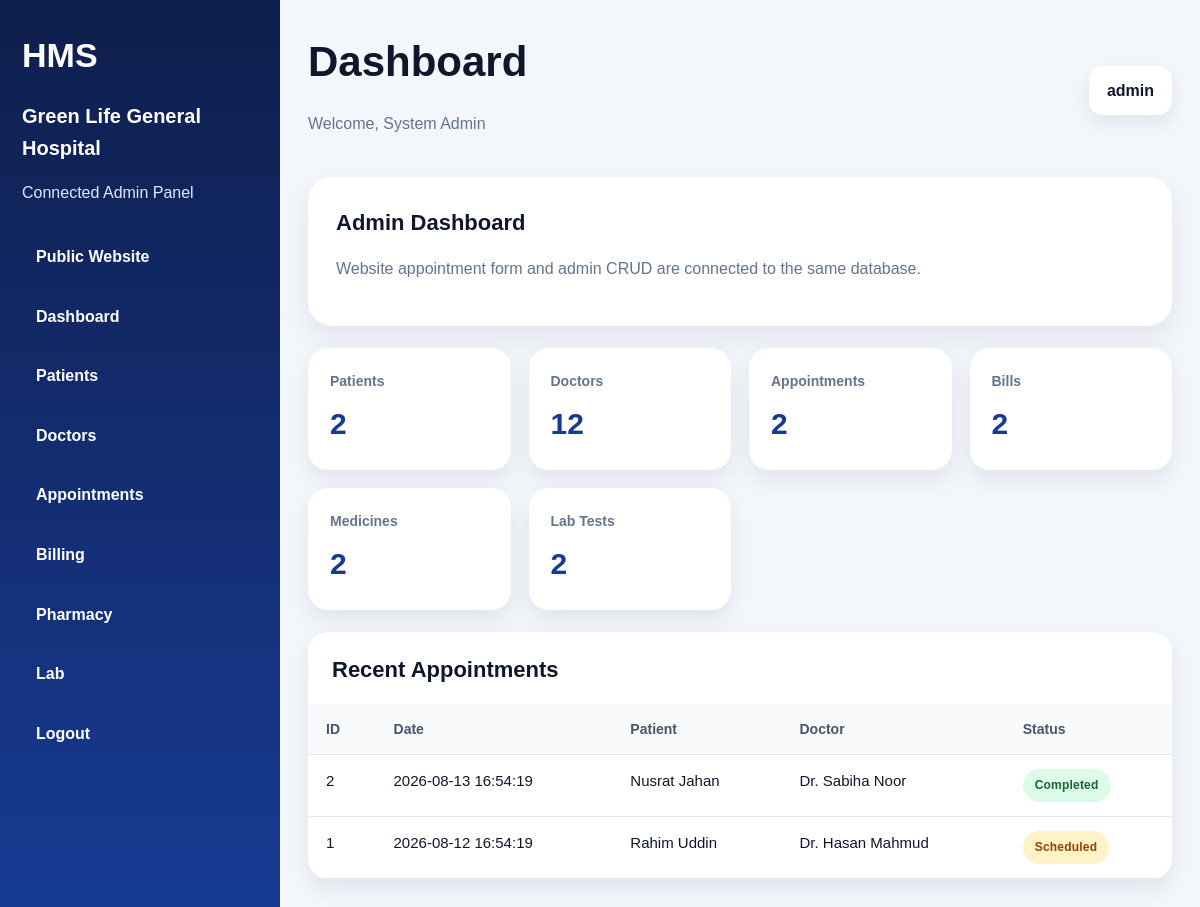
/admin/index.php (signed in), run on the app's committed database.
### tables this page shows
CREATE TABLE appointments (
  id INT AUTO_INCREMENT PRIMARY KEY,
  patient_id INT NOT NULL,
  doctor_id INT NOT NULL,
  appointment_date DATETIME NOT NULL,
  status VARCHAR(30) NOT NULL DEFAULT 'Scheduled',
  notes TEXT,
  created_at DATETIME NOT NULL,
  CONSTRAINT fk_appointments_patient FOREIGN KEY (patient_id) REFERENCES patients(id) ON DELETE CASCADE,
  CONSTRAINT fk_appointments_doctor FOREIGN KEY (doctor_id) REFERENCES doctors(id) ON DELETE CASCADE
);

CREATE TABLE patients (
  id INT AUTO_INCREMENT PRIMARY KEY,
  name VARCHAR(120) NOT NULL,
  age INT DEFAULT 0,
  gender VARCHAR(20) DEFAULT 'Male',
  phone VARCHAR(30) NOT NULL,
  blood_group VARCHAR(10) DEFAULT '',
  address VARCHAR(255) DEFAULT '',
  created_at DATETIME NOT NULL
);

CREATE TABLE doctors (
  id INT AUTO_INCREMENT PRIMARY KEY,
  name VARCHAR(120) NOT NULL,
  specialization VARCHAR(120) NOT NULL,
  phone VARCHAR(30) DEFAULT '',
  email VARCHAR(120) DEFAULT '',
  schedule VARCHAR(180) DEFAULT '',
  created_at DATETIME NOT NULL
);

### config/stats.php (called while the page is built)
<?php
function scalar_count(PDO $pdo, string $table): int { return (int)$pdo->query("SELECT COUNT(*) FROM {$table}")->fetchColumn(); }
function dashboard_stats(PDO $pdo): array {
    return [
        'Patients' => scalar_count($pdo, 'patients'),
        'Doctors' => scalar_count($pdo, 'doctors'),
        'Appointments' => scalar_count($pdo, 'appointments'),
        'Bills' => scalar_count($pdo, 'billing'),
        'Medicines' => scalar_count($pdo, 'pharmacy_items'),
        'Lab Tests' => scalar_count($pdo, 'lab_tests'),
    ];
}

### config/app.php (called while the page is built, shortened)
<?php
function e($v): string
{
    return htmlspecialchars((string) $v, ENT_QUOTES, 'UTF-8');
}
function status_badge_class(string $status): string
{
    $s = strtolower($status);
    return in_array($s, ['paid', 'completed', 'available', 'normal', 'active'])
        ? 'badge success'
        : (
            in_array($s, ['pending', 'scheduled', 'low stock'])
                ? 'badge warning'
                : 'badge'
        );
}

### admin/index.php (the view, shortened to what this page needs)
<?php
require_once __DIR__ . '/../config/database.php';
require_once __DIR__ . '/../config/stats.php';
$stats = dashboard_stats($pdo);
$recent = $pdo->query("
    SELECT
        a.id,
        a.appointment_date,
        a.status,
        p.name AS patient_name,
        d.name AS doctor_name
    FROM appointments a
    LEFT JOIN patients p ON p.id = a.patient_id
    LEFT JOIN doctors d ON d.id = a.doctor_id
    ORDER BY a.id DESC
    LIMIT 8
")->fetchAll();
include __DIR__ . '/partials/header.php';
?>
<div class="admin-hero">
    <div>
        <h2>Admin Dashboard</h2>
        <p class="muted">
            Website appointment form and admin CRUD are connected to the same database.
        </p>
    </div>
</div>
<div class="grid-4">
    <?php foreach ($stats as $k => $v): ?>
        <div class="stat-card">
            <div class="label"><?= e($k) ?></div>
            <div class="value"><?= e($v) ?></div>
        </div>
    <?php endforeach; ?>
</div>
<div class="table-card">
    <div class="table-head">
        <h3>Recent Appointments</h3>
    </div>
    <div class="table-wrap">
        <table class="table">
            <thead>
                <tr>
                    <th>ID</th>
                    <th>Date</th>
                    <th>Patient</th>
                    <th>Doctor</th>
                    <th>Status</th>
                </tr>
            </thead>
            <tbody>
                <?php foreach ($recent as $r): ?>
                    <tr>
                        <td><?= e($r['id']) ?></td>
                        <td><?= e($r['appointment_date']) ?></td>
                        <td><?= e($r['patient_name']) ?></td>
                        <td><?= e($r['doctor_name']) ?></td>
                        <td>
                            <span class="<?= e(status_badge_class($r['status'])) ?>">
                                <?= e($r['status']) ?>
                            </span>
                        </td>
                    </tr>
                <?php endforeach; ?>
            </tbody>
        </table>
    </div>
</div>
<?php include __DIR__ . '/partials/footer.php'; ?>

### assets/css/style.css (style rules this page uses)
:root { --bg:#f4f7fb; --card:#fff; --text:#172033; --muted:#5f6b7a; --pri:#1d4ed8; --pri2:#0f172a; --line:#e5e7eb; --success:#16a34a; --warn:#d97706; --danger:#dc2626; --radius:22px; --shadow:0 16px 36px rgba(15,23,42,.10) }
* { box-sizing:border-box }
html { scroll-behavior:smooth }
body { margin:0; font-family:Arial,Helvetica,sans-serif; background:var(--bg); color:var(--text); line-height:1.6 }
.badge { display:inline-block; padding:7px 12px; border-radius:999px; font-size:12px; font-weight:700; letter-spacing:.2px; background:#e8eefc; color:#21409a }
.badge.success { background:#dcfce7; color:#166534 }
.badge.warning { background:#fef3c7; color:#92400e }
.muted { color:var(--muted) }
.hero-card, .panel, .table-card, .stat-card, .info-card, .login-panel { background:var(--card); border-radius:var(--radius); box-shadow:var(--shadow) }
.muted { color:#6b7280; }
.muted { color: #6b7280; }
.admin-body { margin: 0; background: #f3f6fb; font-family: Arial, sans-serif; color: #0f172a; }
.admin-hero { background: #ffffff; border-radius: 24px; padding: 28px; box-shadow: 0 12px 30px rgba(15, 23, 42, 0.08); margin-bottom: 22px; }
.admin-hero h2 { margin: 0 0 10px; font-size: 22px; color: #0f172a; }
.grid-4 { display: grid; grid-template-columns: repeat(4, 1fr); gap: 18px; margin-bottom: 22px; }
.stat-card { background: #ffffff; border-radius: 20px; padding: 22px; box-shadow: 0 10px 24px rgba(15, 23, 42, 0.08); }
.stat-card .label { color: #64748b; font-size: 14px; margin-bottom: 8px; font-weight: 700; }
.stat-card .value { font-size: 30px; font-weight: 800; color: #173a92; }
.table-card { background: #ffffff; border-radius: 20px; box-shadow: 0 10px 24px rgba(15, 23, 42, 0.08); overflow: hidden; }
.table-head { padding: 20px 24px 0; }
.table-head h3 { margin: 0 0 16px; font-size: 22px; color: #0f172a; }
.table-wrap { width: 100%; overflow-x: auto; }
.table { width: 100%; border-collapse: collapse; }
.table th, .table td { padding: 14px 18px; text-align: left; border-bottom: 1px solid #e5e7eb; }
.table th { background: #f8fafc; font-size: 14px; color: #475569; font-weight: 800; }
.table td { font-size: 15px; color: #0f172a; }
.muted { color: #64748b; }
.table th, .table td { padding: 14px 18px; text-align: left; border-bottom: 1px solid #e5e7eb; vertical-align: top; }

### data on the page
appointments: id "2", appointment_date "2026-08-13 16:54:19", patient.name "Nusrat Jahan", doctor.name "Dr. Sabiha Noor", status "Completed"
appointments: id "1", appointment_date "2026-08-12 16:54:19", patient.name "Rahim Uddin", doctor.name "Dr. Hasan Mahmud", status "Scheduled"

### other printed values
APP_NAME "Green Life General Hospital"
$pageTitle "Dashboard"
$_SESSION['admin_name'] "System Admin"
$_SESSION['admin_username'] "admin"
$k "Patients"
$v "2"
$k "Doctors"
$v "12"
$k "Appointments"
$k "Bills"
$k "Medicines"
$k "Lab Tests"
